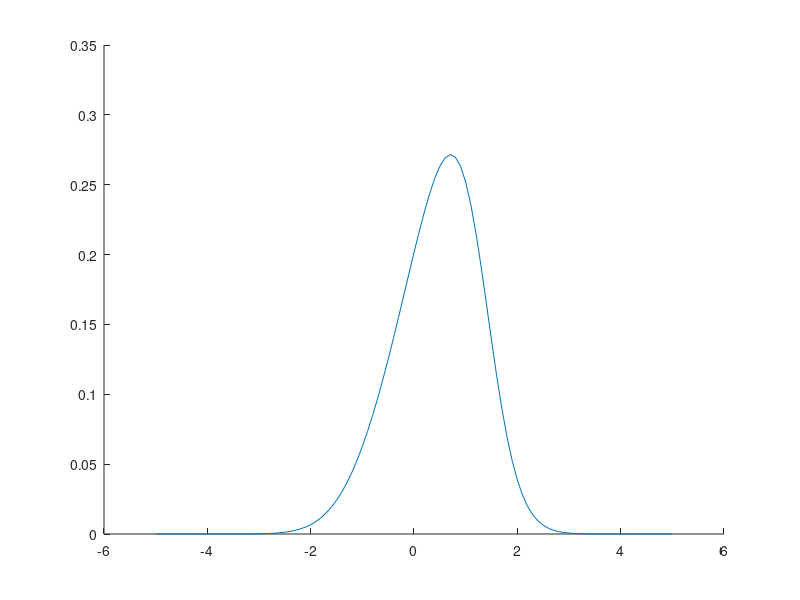

Here is the MATLAB script that generated this plot:
clear
clc
epsilon = .1;
xv = -5:.1:5;
tv = [3];
l = 0;

for t = tv
    
    l = l + 1;
    k = 0;
    
    for x = xv
        
        k = k + 1;
        g       = @(y) (exp(-10*y.^2));
        theta0  = @(y) arrayfun(@(yk) exp(- 1/(2*epsilon) * integral(g, 0, yk)), y);
        f1      = @(y) ((x - y)./t .* exp(-abs(x - y).^2 ./ (4 * epsilon * t)) .* theta0(y));
        f2      = @(y) (exp(-abs(x - y).^2 ./ (4 * epsilon * t)) .* theta0(y));
        
        funk(l, k) = integral(f1, -10 , 10)/integral(f2, -10 , 10);
        
    end
    
end
hold on
plot(xv, funk)
